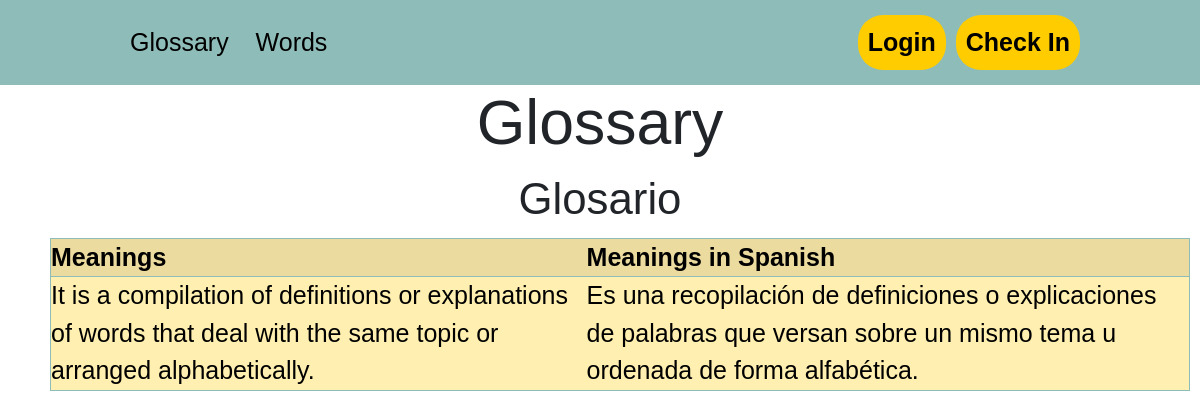
/show_word/10, run on an earlier commit of the app's database.
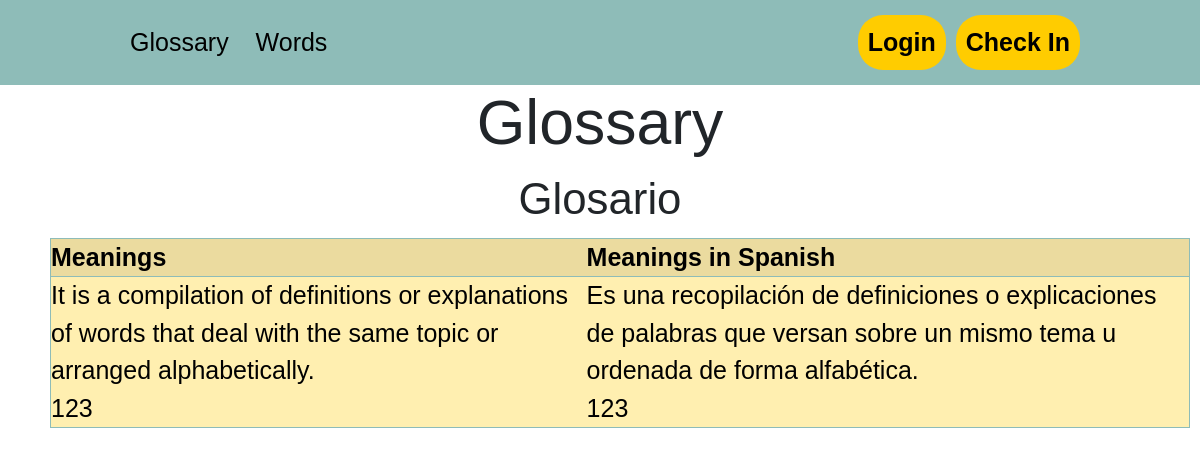
And on a later commit of the database.
### tables this page shows
CREATE TABLE "palabra" (
	"id"	INTEGER NOT NULL,
	"english"	TEXT,
	"spanish"	TEXT,
	"id_usuario"	INTEGER,
	"state"	TEXT,
	PRIMARY KEY("id" AUTOINCREMENT)
);

CREATE TABLE "significado" (
	"id"	INTEGER NOT NULL,
	"english"	TEXT,
	"id_palabra"	INTEGER,
	"spanish"	TEXT,
	PRIMARY KEY("id" AUTOINCREMENT)
);

### app.py (the view)
@app.route("/show_word/<id>")
def show_word(id):
    db = DBAccess("database/glosario.db")
    word= db.view_word(int(id))
    meanings= db.view_meaning(int(id))
    return render_template("show_word.html", word= word, meanings= meanings)

### model/DBAccess.py (called while the page is built)
    def view_word(self, id):
        sql= f"SELECT * FROM palabra WHERE id= {id}"
        self.cursor.execute(sql)
        self.con.commit()
        return self.cursor.fetchone()

    def view_meaning(self, id_palabra):
        sql= f"SELECT * FROM significado WHERE id_palabra={id_palabra}"
        self.cursor.execute(sql)
        self.con.commit()
        return self.cursor.fetchall()

### templates/show_word.html (shortened to what this page needs)
{% extends "layout.html" %}
{% block contenido %}
<body>
      <h1 class="title_show">{{word[1]}}</h1>
      <h3 class="title_show">{{word[2]}}</h3>
      <table class="table_show_word" border>
            <thead>
                  <tr>
                        <th>Meanings</th>
                        <th>Meanings in Spanish</th>
                  </tr>
            </thead>
            <tbody>
                  {% for meaning in meanings %}
                  <tr>
                        <td>{{meaning[1]}}</td>
                        <td>{{meaning[3]}}</td>
                  </tr>
                  {% endfor %}
            </tbody>
      </table>
</body>
{% endblock %}

### templates/layout.html (shortened to what this page needs)
<!DOCTYPE html>
<html lang="en">
<head>
    <link rel="stylesheet" href="https://www.dafont.com/es/spicy-potatos.font">
    <link rel="stylesheet" href="{{ url_for('static', filename='style.css') }}">
    <link href="https://cdn.jsdelivr.net/npm/bootstrap@5.2.3/dist/css/bootstrap.min.css" rel="stylesheet"
>
    <link href='https://unpkg.com/boxicons@2.1.4/css/boxicons.min.css' rel='stylesheet'>
    <link rel="stylesheet" href="{{ url_for('static', filename='script.js') }}">
    <link rel="stylesheet" href="https://cdnjs.cloudflare.com/ajax/libs/font-awesome/6.4.0/css/all.min.css" />
</head>
<body>
<header class="header">
    <nav>
        <ul class="nav-links">
            <li><a href="/">Glossary</a></li>
            {% if 'logueado' in session %}
                {% if session['id_rol'] == 1 %}
                    <li><a href="/my_words">Pending Words</a></li>
                {% elif session['id_rol'] == 2 %}
                    <li><a href="/my_words">Words</a></li>
                {% endif %}
                {% if 'logueado' in session %}
                    <li><a href="/new_word">New Word</a></li>
                {% endif %}
            {% else %}
                <li><a href="/my_words">Words</a></li>
            {% endif %}
        </ul>
    </nav>
    <div class="btns-container">
        {% if 'logueado' in session %}
            <a href="/logout" class="btn_Logout"><button>Logout</button></a>
            {% if session['id_rol'] == 1 %}
                <p >Teacher</p>
            {% elif session['id_rol'] == 2 %}
                <p>Student</p>
            {% endif %}
        {% else %}
            <a href="/login" class="btn_Login"><button>Login</button></a>
            <a href="/new_user" class="btn_check_in"><button>Check In</button></a>
        {% endif %}
    </div>
</header>
 {% block contenido %}
 {% endblock %}
</body>
</html>

### static/style.css (style rules this page uses)
* { margin: 0; padding: 0; box-sizing:0; font-family: 'Spicy Potatos', sans-serif; font-size: 25px; }
.header { background-color: #8EBCB8; display: flex; justify-content: space-between; align-items: center; height: 85px; padding: 5px 10%; }
.header .nav-links { list-style: none; margin: 0; padding: 0; }
.header .nav-links li { display: inline-block; padding: 10px; transition: all 0.3s ease 0s; }
.header .nav-links a { font-size: 700; color: #000000; text-decoration: none; transition: all 0.3s ease 0s; }
.header .btns-container { display: flex; align-items: center; }
.header .btn_Login button, .header .btn_check_in button, .header .btn_Logout button { font-weight: 700; color: #000000; padding: 9px 10px; background: #FFCC00; border: none; border-radius: 25px; cursor: pointer; margin-left: 10px; transition: all 0.3s ease 0s; }
.title_show { text-align: center; }
.table_show_word { border-collapse: collapse; width: 95%; margin: 0px 50px; margin-top: 10px; }
.table_show_word tbody td { padding 10px }
.table_show_word tr { transition: all 0.3s ease 0s; }
.table_show_word thead { background-color: #EBDB9F; color: #000000; border: 1px solid #8EBCB8; }
.table_show_word tbody { background-color: #FFEFB0; color: #000000; border: 1px solid #8EBCB8; }

What changed in the data, as far as the page shows it:
added significado: english "123", spanish "123"
